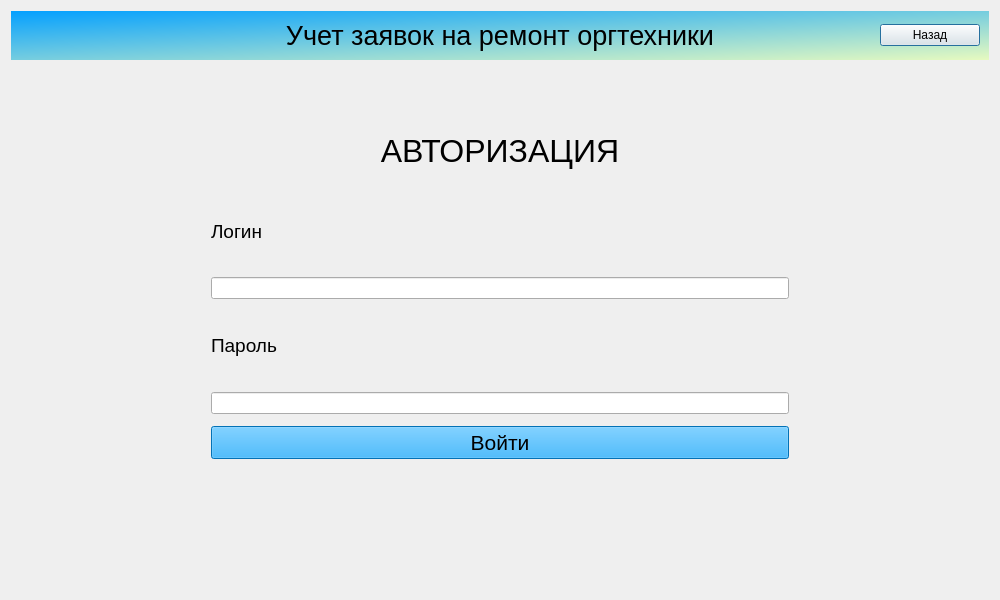
<?xml version="1.0" encoding="UTF-8"?>
<ui version="4.0">
 <class>Dialog</class>
 <widget class="QDialog" name="Dialog">
  <property name="geometry">
   <rect>
    <x>0</x>
    <y>0</y>
    <width>1000</width>
    <height>600</height>
   </rect>
  </property>
  <property name="minimumSize">
   <size>
    <width>1000</width>
    <height>600</height>
   </size>
  </property>
  <property name="windowTitle">
   <string>Учет заявок на ремонт оргтехники</string>
  </property>
  <property name="windowIcon">
   <iconset theme="accessories-dictionary">
    <selectedon>../../../../../logo.png</selectedon>
   </iconset>
  </property>
  <property name="toolTipDuration">
   <number>0</number>
  </property>
  <property name="sizeGripEnabled">
   <bool>false</bool>
  </property>
  <layout class="QGridLayout" name="gridLayout">
   <item row="0" column="0">
    <widget class="QWidget" name="widget" native="true">
     <property name="styleSheet">
      <string notr="true">QWidget#widget{
background-color: qlineargradient(spread:pad, x1:0, y1:0, x2:1, y2:1, stop:0 rgba(4, 160, 255, 255), stop:1 rgba(231, 250, 191, 255));}

</string>
     </property>
     <layout class="QHBoxLayout" name="horizontalLayout">
      <item>
       <widget class="QLabel" name="label">
        <property name="maximumSize">
         <size>
          <width>100</width>
          <height>100</height>
         </size>
        </property>
        <property name="text">
         <string/>
        </property>
        <property name="textFormat">
         <enum>Qt::AutoText</enum>
        </property>
        <property name="pixmap">
         <pixmap>../media/logo.png</pixmap>
        </property>
        <property name="scaledContents">
         <bool>true</bool>
        </property>
       </widget>
      </item>
      <item>
       <widget class="QLabel" name="label_2">
        <property name="font">
         <font>
          <pointsize>20</pointsize>
         </font>
        </property>
        <property name="text">
         <string>Учет заявок на ремонт оргтехники</string>
        </property>
        <property name="alignment">
         <set>Qt::AlignCenter</set>
        </property>
       </widget>
      </item>
      <item>
       <widget class="QPushButton" name="back">
        <property name="maximumSize">
         <size>
          <width>100</width>
          <height>16777215</height>
         </size>
        </property>
        <property name="text">
         <string>Назад</string>
        </property>
       </widget>
      </item>
     </layout>
    </widget>
   </item>
   <item row="1" column="0">
    <widget class="QStackedWidget" name="stackedWidget">
     <property name="layoutDirection">
      <enum>Qt::LeftToRight</enum>
     </property>
     <property name="autoFillBackground">
      <bool>false</bool>
     </property>
     <property name="currentIndex">
      <number>0</number>
     </property>
     <widget class="QWidget" name="Avtorisation">
      <property name="layoutDirection">
       <enum>Qt::LeftToRight</enum>
      </property>
      <layout class="QGridLayout" name="gridLayout_2">
       <property name="leftMargin">
        <number>200</number>
       </property>
       <property name="topMargin">
        <number>50</number>
       </property>
       <property name="rightMargin">
        <number>200</number>
       </property>
       <property name="bottomMargin">
        <number>50</number>
       </property>
       <item row="0" column="0">
        <layout class="QVBoxLayout" name="verticalLayout">
         <property name="spacing">
          <number>12</number>
         </property>
         <item>
          <widget class="QLabel" name="label_3">
           <property name="font">
            <font>
             <pointsize>24</pointsize>
             <bold>false</bold>
            </font>
           </property>
           <property name="text">
            <string>АВТОРИЗАЦИЯ</string>
           </property>
           <property name="scaledContents">
            <bool>false</bool>
           </property>
           <property name="alignment">
            <set>Qt::AlignCenter</set>
           </property>
          </widget>
         </item>
         <item>
          <widget class="QLabel" name="label_4">
           <property name="font">
            <font>
             <pointsize>14</pointsize>
            </font>
           </property>
           <property name="layoutDirection">
            <enum>Qt::LeftToRight</enum>
           </property>
           <property name="autoFillBackground">
            <bool>false</bool>
           </property>
           <property name="text">
            <string>Логин</string>
           </property>
           <property name="alignment">
            <set>Qt::AlignLeading|Qt::AlignLeft|Qt::AlignVCenter</set>
           </property>
          </widget>
         </item>
         <item>
          <widget class="QLineEdit" name="LoginField"/>
         </item>
         <item>
          <widget class="QLabel" name="label_5">
           <property name="font">
            <font>
             <pointsize>14</pointsize>
            </font>
           </property>
           <property name="text">
            <string>Пароль</string>
           </property>
           <property name="alignment">
            <set>Qt::AlignLeading|Qt::AlignLeft|Qt::AlignVCenter</set>
           </property>
          </widget>
         </item>
         <item>
          <widget class="QLineEdit" name="PasswordField"/>
         </item>
         <item>
          <widget class="QPushButton" name="SignInButton">
           <property name="font">
            <font>
             <pointsize>16</pointsize>
            </font>
           </property>
           <property name="styleSheet">
            <string notr="true">background-color:  rgba(4, 160, 255, 255);
</string>
           </property>
           <property name="text">
            <string>Войти</string>
           </property>
          </widget>
         </item>
         <item>
          <widget class="QLabel" name="ErrorField">
           <property name="font">
            <font>
             <pointsize>14</pointsize>
            </font>
           </property>
           <property name="styleSheet">
            <string notr="true">color: rgb(255, 0, 0);</string>
           </property>
           <property name="text">
            <string/>
           </property>
           <property name="alignment">
            <set>Qt::AlignCenter</set>
           </property>
          </widget>
         </item>
        </layout>
       </item>
      </layout>
     </widget>
     <widget class="QWidget" name="Manager">
      <widget class="QLabel" name="label_9">
       <property name="geometry">
        <rect>
         <x>420</x>
         <y>190</y>
         <width>111</width>
         <height>41</height>
        </rect>
       </property>
       <property name="text">
        <string>Менеджер</string>
       </property>
      </widget>
     </widget>
     <widget class="QWidget" name="Operator">
      <widget class="QLabel" name="label_8">
       <property name="geometry">
        <rect>
         <x>450</x>
         <y>170</y>
         <width>101</width>
         <height>31</height>
        </rect>
       </property>
       <property name="text">
        <string>Оператор</string>
       </property>
      </widget>
     </widget>
     <widget class="QWidget" name="Zakazchik">
      <widget class="QLabel" name="label_6">
       <property name="geometry">
        <rect>
         <x>490</x>
         <y>190</y>
         <width>66</width>
         <height>18</height>
        </rect>
       </property>
       <property name="text">
        <string>Заказчик</string>
       </property>
      </widget>
     </widget>
     <widget class="QWidget" name="Master">
      <widget class="QLabel" name="label_7">
       <property name="geometry">
        <rect>
         <x>360</x>
         <y>240</y>
         <width>66</width>
         <height>18</height>
        </rect>
       </property>
       <property name="text">
        <string>Master</string>
       </property>
      </widget>
     </widget>
    </widget>
   </item>
  </layout>
 </widget>
 <resources/>
 <connections/>
</ui>
